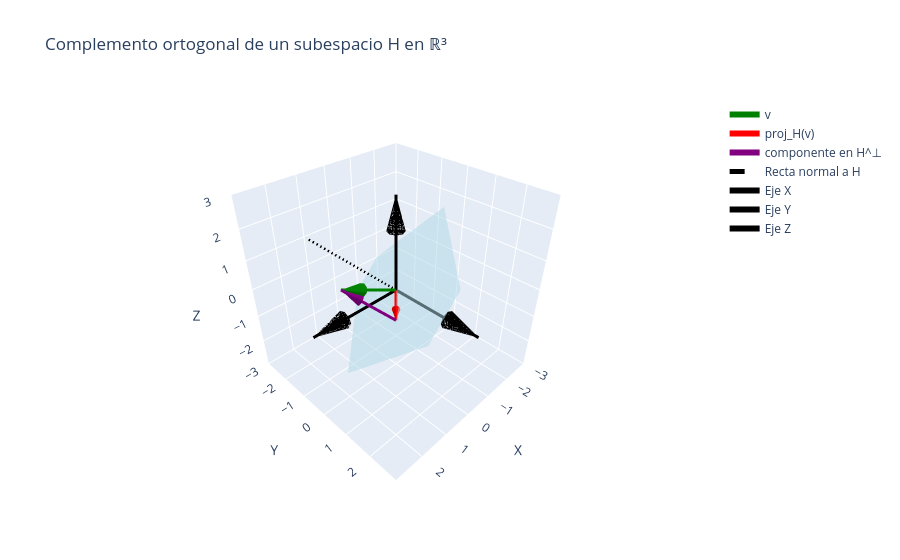

Notebook code cell kept with this figure:
### Markdown cell above
## Visualización en Plotly

Mostraremos:

* El plano $H$ en azul semitransparente.
* El vector $v = (2,0,1)$ en verde.
* La **proyección ortogonal de $v$ sobre $H$** en rojo.
* La componente en $H^\perp$ en morado.

### Code cell
import numpy as np
import plotly.graph_objects as go

# =========================
# Vectores generadores del plano H
# =========================
h1 = np.array([1, 1, 0])
h2 = np.array([0, 1, 1])

# Vector a proyectar
v = np.array([2, 0, 1])

# =========================
# Base ortonormal para H usando Gram-Schmidt
# =========================
u1 = h1 / np.linalg.norm(h1)

proj_h2_u1 = np.dot(h2, u1) * u1
w2 = h2 - proj_h2_u1
u2 = w2 / np.linalg.norm(w2)

# =========================
# Proyección de v sobre H
# =========================
proj_v_H = np.dot(v, u1) * u1 + np.dot(v, u2) * u2
comp_v_Hperp = v - proj_v_H

# Vector normal al plano (dirección de H^perp)
n = np.cross(h1, h2)
n = n / np.linalg.norm(n)

# =========================
# Crear malla para el plano H
# =========================
s = np.linspace(-2, 2, 10)
t = np.linspace(-2, 2, 10)
S, T = np.meshgrid(s, t)
X = S * h1[0] + T * h2[0]
Y = S * h1[1] + T * h2[1]
Z = S * h1[2] + T * h2[2]

# =========================
# Crear figura
# =========================
fig = go.Figure()

# =========================
# Función para vectores con flecha y mismo color
# =========================
def vector_con_flecha(origen, vec, color, nombre, ancho=6, sizeref=0.35):
    # segmento
    fig.add_trace(go.Scatter3d(
        x=[origen[0], origen[0]+vec[0]],
        y=[origen[1], origen[1]+vec[1]],
        z=[origen[2], origen[2]+vec[2]],
        mode='lines',
        line=dict(width=ancho, color=color),
        name=nombre
    ))
    # flecha
    fig.add_trace(go.Cone(
        x=[origen[0]+vec[0]],
        y=[origen[1]+vec[1]],
        z=[origen[2]+vec[2]],
        u=[vec[0]], v=[vec[1]], w=[vec[2]],
        sizemode="scaled",
        sizeref=sizeref,
        showscale=False,
        colorscale=[[0, color], [1, color]],
        anchor="tip",
        name=' '
    ))

# =========================
# Plano H
# =========================
fig.add_trace(go.Surface(
    x=X, y=Y, z=Z,
    colorscale=[[0, 'lightblue'], [1, 'lightblue']],
    opacity=0.5,
    showscale=False,
    name='H'
))

# =========================
# Vectores principales
# =========================
vector_con_flecha(np.array([0,0,0]), v, 'green', 'v')
vector_con_flecha(np.array([0,0,0]), proj_v_H, 'red', 'proj_H(v)')
vector_con_flecha(proj_v_H, comp_v_Hperp, 'purple', 'componente en H^⊥')

# =========================
# Recta perpendicular al plano (dirección normal)
# =========================
t_vals = np.linspace(-3, 3, 10)
fig.add_trace(go.Scatter3d(
    x=t_vals*n[0],
    y=t_vals*n[1],
    z=t_vals*n[2],
    mode='lines',
    line=dict(width=5, dash='dash', color='black'),
    name='Recta normal a H'
))

# =========================
# Ejes coordenados con flecha
# =========================
axis_range = 3
vector_con_flecha(np.array([0,0,0]), np.array([axis_range,0,0]), 'black', 'Eje X')
vector_con_flecha(np.array([0,0,0]), np.array([0,axis_range,0]), 'black', 'Eje Y')
vector_con_flecha(np.array([0,0,0]), np.array([0,0,axis_range]), 'black', 'Eje Z')

# =========================
# Layout
# =========================
fig.update_layout(
    scene=dict(
        xaxis_title='X',
        yaxis_title='Y',
        zaxis_title='Z',
        aspectmode='cube',
        xaxis=dict(range=[-3,3]),
        yaxis=dict(range=[-3,3]),
        zaxis=dict(range=[-3,3]),
        camera=dict(eye=dict(x=1.3, y=1.3, z=1.3))
    ),
    title="Complemento ortogonal de un subespacio H en ℝ³"
)

fig.show()
fig.write_image(r"C:\Users\marco\Downloads\ejemplo_r3_plano_complemento_ortogonal.png")

### Figure 1 — Plotly figure (JSON) as saved in the notebook; plotly's stock layout.template omitted (floating-point values rounded to 4 significant figures)
{"data": [{"colorscale": [[0, "lightblue"], [1, "lightblue"]], "name": "H", "opacity": 0.5, "showscale": false, "type": "surface", "x": [[-2.0, -1.556, -1.111, -0.6667, -0.2222, 0.2222, 0.6667, 1.111, 1.556, 2.0], [-2.0, -1.556, -1.111, -0.6667, -0.2222, 0.2222, 0.6667, 1.111, 1.556, 2.0], [-2.0, -1.556, -1.111, -0.6667, -0.2222, 0.2222, 0.6667, 1.111, 1.556, 2.0], [-2.0, -1.556, -1.111, -0.6667, -0.2222, 0.2222, 0.6667, 1.111, 1.556, 2.0], [-2.0, -1.556, -1.111, -0.6667, -0.2222, 0.2222, 0.6667, 1.111, 1.556, 2.0], [-2.0, -1.556, -1.111, -0.6667, -0.2222, 0.2222, 0.6667, 1.111, 1.556, 2.0], [-2.0, -1.556, -1.111, -0.6667, -0.2222, 0.2222, 0.6667, 1.111, 1.556, 2.0], [-2.0, -1.556, -1.111, -0.6667, -0.2222, 0.2222, 0.6667, 1.111, 1.556, 2.0], [-2.0, -1.556, -1.111, -0.6667, -0.2222, 0.2222, 0.6667, 1.111, 1.556, 2.0], [-2.0, -1.556, -1.111, -0.6667, -0.2222, 0.2222, 0.6667, 1.111, 1.556, 2.0]], "y": [[-4.0, -3.556, -3.111, -2.667, -2.222, -1.778, -1.333, -0.8889, -0.4444, 0.0], [-3.556, -3.111, -2.667, -2.222, -1.778, -1.333, -0.8889, -0.4444, -2.22e-16, 0.4444], [-3.111, -2.667, -2.222, -1.778, -1.333, -0.8889, -0.4444, -4.441e-16, 0.4444, 0.8889], [-2.667, -2.222, -1.778, -1.333, -0.8889, -0.4444, -2.22e-16, 0.4444, 0.8889, 1.333], [-2.222, -1.778, -1.333, -0.8889, -0.4444, 0.0, 0.4444, 0.8889, 1.333, 1.778], [-1.778, -1.333, -0.8889, -0.4444, 0.0, 0.4444, 0.8889, 1.333, 1.778, 2.222], [-1.333, -0.8889, -0.4444, -2.22e-16, 0.4444, 0.8889, 1.333, 1.778, 2.222, 2.667], [-0.8889, -0.4444, -4.441e-16, 0.4444, 0.8889, 1.333, 1.778, 2.222, 2.667, 3.111], [-0.4444, -2.22e-16, 0.4444, 0.8889, 1.333, 1.778, 2.222, 2.667, 3.111, 3.556], [0.0, 0.4444, 0.8889, 1.333, 1.778, 2.222, 2.667, 3.111, 3.556, 4.0]], "z": [[-2.0, -2.0, -2.0, -2.0, -2.0, -2.0, -2.0, -2.0, -2.0, -2.0], [-1.556, -1.556, -1.556, -1.556, -1.556, -1.556, -1.556, -1.556, -1.556, -1.556], [-1.111, -1.111, -1.111, -1.111, -1.111, -1.111, -1.111, -1.111, -1.111, -1.111], [-0.6667, -0.6667, -0.6667, -0.6667, -0.6667, -0.6667, -0.6667, -0.6667, -0.6667, -0.6667], [-0.2222, -0.2222, -0.2222, -0.2222, -0.2222, -0.2222, -0.2222, -0.2222, -0.2222, -0.2222], [0.2222, 0.2222, 0.2222, 0.2222, 0.2222, 0.2222, 0.2222, 0.2222, 0.2222, 0.2222], [0.6667, 0.6667, 0.6667, 0.6667, 0.6667, 0.6667, 0.6667, 0.6667, 0.6667, 0.6667], [1.111, 1.111, 1.111, 1.111, 1.111, 1.111, 1.111, 1.111, 1.111, 1.111], [1.556, 1.556, 1.556, 1.556, 1.556, 1.556, 1.556, 1.556, 1.556, 1.556], [2.0, 2.0, 2.0, 2.0, 2.0, 2.0, 2.0, 2.0, 2.0, 2.0]]}, {"line": {"color": "green", "width": 6}, "mode": "lines", "name": "v", "type": "scatter3d", "x": [0, 2], "y": [0, 0], "z": [0, 1]}, {"anchor": "tip", "colorscale": [[0, "green"], [1, "green"]], "name": " ", "showscale": false, "sizemode": "scaled", "sizeref": 0.35, "type": "cone", "u": [2], "v": [0], "w": [1], "x": [2], "y": [0], "z": [1]}, {"line": {"color": "red", "width": 6}, "mode": "lines", "name": "proj_H(v)", "type": "scatter3d", "x": [0, 1.0], "y": [0, 1.0], "z": [0, 1.813e-16]}, {"anchor": "tip", "colorscale": [[0, "red"], [1, "red"]], "name": " ", "showscale": false, "sizemode": "scaled", "sizeref": 0.35, "type": "cone", "u": [1.0], "v": [1.0], "w": [1.813e-16], "x": [1.0], "y": [1.0], "z": [1.813e-16]}, {"line": {"color": "purple", "width": 6}, "mode": "lines", "name": "componente en H^⊥", "type": "scatter3d", "x": [1.0, 2], "y": [1.0, 0], "z": [1.813e-16, 1]}, {"anchor": "tip", "colorscale": [[0, "purple"], [1, "purple"]], "name": " ", "showscale": false, "sizemode": "scaled", "sizeref": 0.35, "type": "cone", "u": [1.0], "v": [-1.0], "w": [1.0], "x": [2], "y": [0], "z": [1]}, {"line": {"color": "black", "dash": "dash", "width": 5}, "mode": "lines", "name": "Recta normal a H", "type": "scatter3d", "x": [-1.732, -1.347, -0.9623, -0.5774, -0.1925, 0.1925, 0.5774, 0.9623, 1.347, 1.732], "y": [1.732, 1.347, 0.9623, 0.5774, 0.1925, -0.1925, -0.5774, -0.9623, -1.347, -1.732], "z": [-1.732, -1.347, -0.9623, -0.5774, -0.1925, 0.1925, 0.5774, 0.9623, 1.347, 1.732]}, {"line": {"color": "black", "width": 6}, "mode": "lines", "name": "Eje X", "type": "scatter3d", "x": [0, 3], "y": [0, 0], "z": [0, 0]}, {"anchor": "tip", "colorscale": [[0, "black"], [1, "black"]], "name": " ", "showscale": false, "sizemode": "scaled", "sizeref": 0.35, "type": "cone", "u": [3], "v": [0], "w": [0], "x": [3], "y": [0], "z": [0]}, {"line": {"color": "black", "width": 6}, "mode": "lines", "name": "Eje Y", "type": "scatter3d", "x": [0, 0], "y": [0, 3], "z": [0, 0]}, {"anchor": "tip", "colorscale": [[0, "black"], [1, "black"]], "name": " ", "showscale": false, "sizemode": "scaled", "sizeref": 0.35, "type": "cone", "u": [0], "v": [3], "w": [0], "x": [0], "y": [3], "z": [0]}, {"line": {"color": "black", "width": 6}, "mode": "lines", "name": "Eje Z", "type": "scatter3d", "x": [0, 0], "y": [0, 0], "z": [0, 3]}, {"anchor": "tip", "colorscale": [[0, "black"], [1, "black"]], "name": " ", "showscale": false, "sizemode": "scaled", "sizeref": 0.35, "type": "cone", "u": [0], "v": [0], "w": [3], "x": [0], "y": [0], "z": [3]}], "layout": {"scene": {"aspectmode": "cube", "camera": {"eye": {"x": 1.3, "y": 1.3, "z": 1.3}}, "xaxis": {"range": [-3, 3], "title": {"text": "X"}}, "yaxis": {"range": [-3, 3], "title": {"text": "Y"}}, "zaxis": {"range": [-3, 3], "title": {"text": "Z"}}}, "title": {"text": "Complemento ortogonal de un subespacio H en ℝ³"}}}
